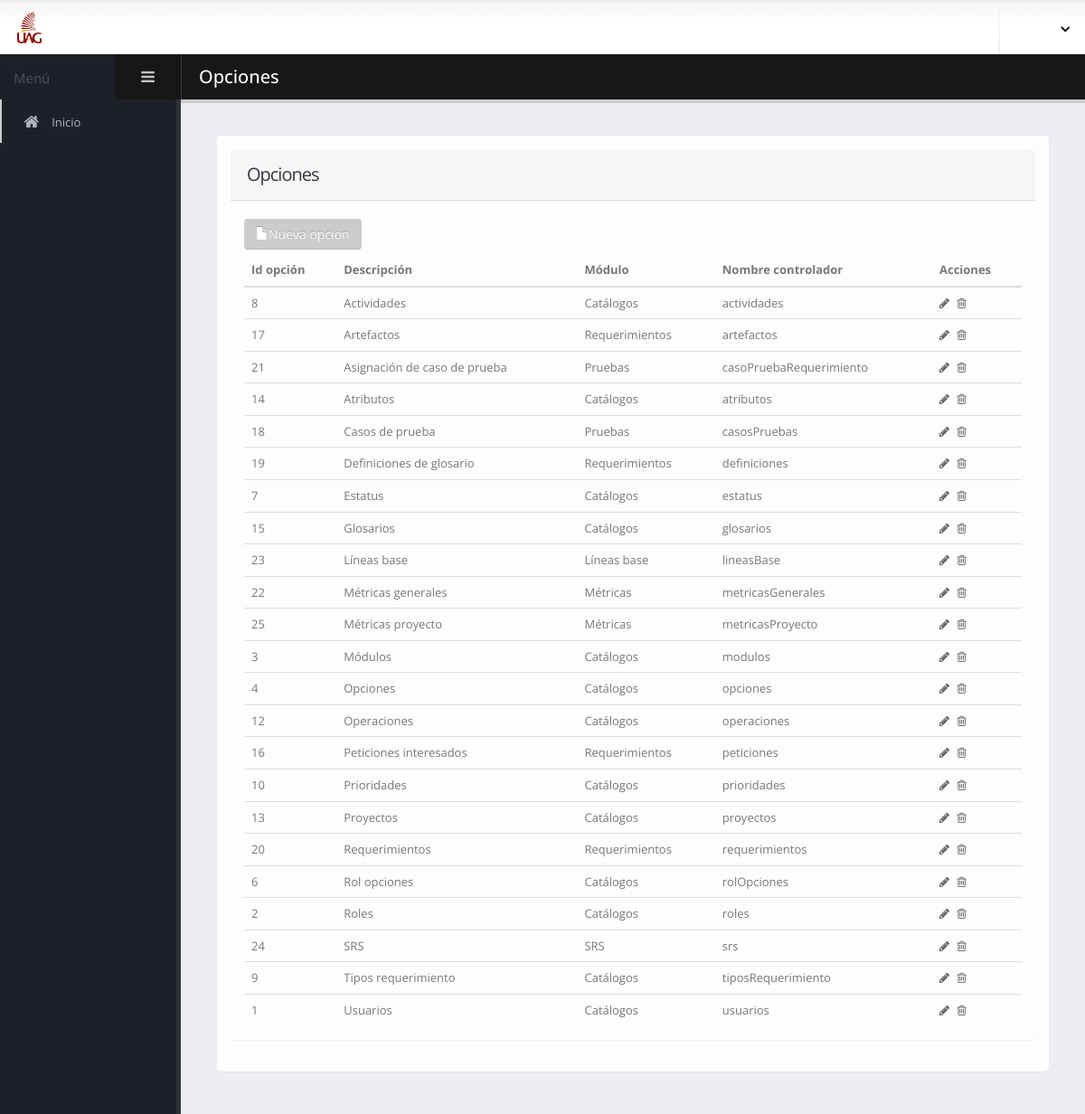
/index.php/opciones/todosOpciones, run on the app's committed database.
### tables this page shows
CREATE TABLE IF NOT EXISTS `opcion` (
  `idOpcion` int(11) NOT NULL,
  `idModulo` int(11) NOT NULL,
  `descripcion` varchar(100) NOT NULL,
  `nombreControlador` varchar(100) NOT NULL
);

CREATE TABLE IF NOT EXISTS `modulo` (
  `idModulo` int(11) NOT NULL,
  `descripcion` varchar(100) NOT NULL,
  `nombreIcono` varchar(100) NOT NULL
);

### application/controllers/opciones.php (called while the page is built, shortened)
<?php
class Opciones extends CI_Controller {
    function todosOpciones() {
        $this->load->model('modeloOpcion');
        $opciones = $this->modeloOpcion->get_opciones();
        $data['opciones'] = $opciones;
        $this->load->view('opciones/lista', $data);
    }
}

### index.php (called while the page is built, shortened)
<?php
require_once BASEPATH.'core/CodeIgniter.php';

### application/models/modeloOpcion.php (called while the page is built, shortened)
<?php
class ModeloOpcion extends CI_Model {
    public function get_opciones() {
        $query = $this->db->query("SELECT o.*,m.descripcion descModulo FROM opcion o "
                . " INNER JOIN modulo m ON m.idModulo=o.idModulo order by o.descripcion ");
        if ($query->num_rows() > 0) {
            $rows = $query->result_array();
            return $rows;
        } else {
            return null;
        }
    }
}

### application/views/opciones/lista.php (the view, shortened to what this page needs)
<section role="main" class="content-body">
    <header class="page-header">
        <h2>Opciones</h2>
    </header>
    <div class="row">
        <div class="col-md-9 col-lg-12 col-xl-9">
            <section class="panel">
                <div class="panel-body">
                    <form id="formInicial" method="post" action="<?php echo base_url(); ?>index.php/opciones/nuevo" >
                        <div class="row">
                            <div class="col-md-12">
                                <section class="panel">
                                    <header class="panel-heading">
                                        <h2 class="panel-title">Opciones</h2>
                                    </header>
                                    <div class="panel-body">
                                        <div>
                                            <button type="submit" class="mb-xs mt-xs mr-xs btn btn-primary" name="nuevo" value="nuevo">
                                                <i class="glyphicon glyphicon-file"></i>Nueva opción</button>
                                        </div>
                                        <div class="table-responsive">
                                            <table class="table mb-none">
                                                <thead>
                                                    <tr>
                                                        <th>Id opción</th>
                                                        <th>Descripción</th>
                                                        <th>Módulo</th>
                                                        <th>Nombre controlador</th>
                                                        <th>Acciones</th>
                                                    </tr>
                                                </thead>
                                                <tbody>
                                                    <?php  if (!empty($opciones)) {
                                                    foreach ($opciones as $u): ?>
                                                        <tr>
                                                            <td><?= $u['idOpcion'] ?></td>
                                                            <td><?= $u['descripcion'] ?></td>
                                                            <td><?= $u['descModulo'] ?></td>
                                                            <td><?= $u['nombreControlador'] ?></td>
                                                            <td class="actions">
                                                                <a href="<?php echo base_url(); ?>index.php/opciones/editar/<?= $u['idOpcion'] ?>"><i class="fa fa-pencil"></i></a>
                                                                <a class="show-delete-modal" href="#" data-idopcion="<?= $u['idOpcion'] ?>" data-toggle="modal" data-target="#modal-eliminar">
                                                                    <i class="fa fa-trash-o"></i></a>
                                                            </td>
                                                        </tr>
                                                    <?php endforeach;  } else {  ?> <tr> <td> No hay información </td>  <?php }?>
                                                </tbody>
                                            </table>
                                        </div>
                                    </div>
                                </section>
                            </div>
                        </div>
                    </form>
                </div>
            </section>
        </div>
    </div>
</section>

### data on the page
opcion: idOpcion "8", descripcion "Actividades", idModulo.descripcion "Catálogos", nombreControlador "actividades"
opcion: idOpcion "17", descripcion "Artefactos", idModulo.descripcion "Requerimientos", nombreControlador "artefactos"
opcion: idOpcion "21", descripcion "Asignación de caso de prueba", idModulo.descripcion "Pruebas", nombreControlador "casoPruebaRequerimiento"
opcion: idOpcion "14", descripcion "Atributos", idModulo.descripcion "Catálogos", nombreControlador "atributos"
opcion: idOpcion "18", descripcion "Casos de prueba", idModulo.descripcion "Pruebas", nombreControlador "casosPruebas"
opcion: idOpcion "19", descripcion "Definiciones de glosario", idModulo.descripcion "Requerimientos", nombreControlador "definiciones"
opcion: idOpcion "7", descripcion "Estatus", idModulo.descripcion "Catálogos", nombreControlador "estatus"
opcion: idOpcion "15", descripcion "Glosarios", idModulo.descripcion "Catálogos", nombreControlador "glosarios"
opcion: idOpcion "23", descripcion "Líneas base", idModulo.descripcion "Líneas base", nombreControlador "lineasBase"
opcion: idOpcion "22", descripcion "Métricas generales", idModulo.descripcion "Métricas", nombreControlador "metricasGenerales"
opcion: idOpcion "25", descripcion "Métricas proyecto", idModulo.descripcion "Métricas", nombreControlador "metricasProyecto"
opcion: idOpcion "3", descripcion "Módulos", idModulo.descripcion "Catálogos", nombreControlador "modulos"
opcion: idOpcion "4", descripcion "Opciones", idModulo.descripcion "Catálogos", nombreControlador "opciones"
opcion: idOpcion "12", descripcion "Operaciones", idModulo.descripcion "Catálogos", nombreControlador "operaciones"
opcion: idOpcion "16", descripcion "Peticiones interesados", idModulo.descripcion "Requerimientos", nombreControlador "peticiones"
opcion: idOpcion "10", descripcion "Prioridades", idModulo.descripcion "Catálogos", nombreControlador "prioridades"
opcion: idOpcion "13", descripcion "Proyectos", idModulo.descripcion "Catálogos", nombreControlador "proyectos"
opcion: idOpcion "20", descripcion "Requerimientos", idModulo.descripcion "Requerimientos", nombreControlador "requerimientos"
opcion: idOpcion "6", descripcion "Rol opciones", idModulo.descripcion "Catálogos", nombreControlador "rolOpciones"
opcion: idOpcion "2", descripcion "Roles", idModulo.descripcion "Catálogos", nombreControlador "roles"
opcion: idOpcion "24", descripcion "SRS", idModulo.descripcion "SRS", nombreControlador "srs"
opcion: idOpcion "9", descripcion "Tipos requerimiento", idModulo.descripcion "Catálogos", nombreControlador "tiposRequerimiento"
opcion: idOpcion "1", descripcion "Usuarios", idModulo.descripcion "Catálogos", nombreControlador "usuarios"
